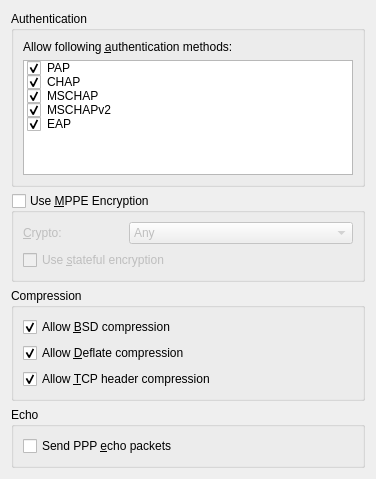
<?xml version="1.0" encoding="UTF-8"?>
<ui version="4.0">
 <class>PptpAdvanced</class>
 <widget class="QWidget" name="PptpAdvanced">
  <property name="geometry">
   <rect>
    <x>0</x>
    <y>0</y>
    <width>376</width>
    <height>479</height>
   </rect>
  </property>
  <layout class="QVBoxLayout" name="verticalLayout_3">
   <item>
    <widget class="QGroupBox" name="grp_authenfication">
     <property name="title">
      <string>Authentication</string>
     </property>
     <layout class="QGridLayout" name="gridLayout_3">
      <item row="0" column="0">
       <layout class="QVBoxLayout" name="verticalLayout_2">
        <item>
         <widget class="QLabel" name="lbl_auth">
          <property name="text">
           <string>Allow following &amp;authentication methods:</string>
          </property>
          <property name="buddy">
           <cstring>listWidget</cstring>
          </property>
         </widget>
        </item>
        <item>
         <widget class="QListWidget" name="listWidget">
          <item>
           <property name="text">
            <string>PAP</string>
           </property>
           <property name="checkState">
            <enum>Checked</enum>
           </property>
          </item>
          <item>
           <property name="text">
            <string>CHAP</string>
           </property>
           <property name="checkState">
            <enum>Checked</enum>
           </property>
          </item>
          <item>
           <property name="text">
            <string>MSCHAP</string>
           </property>
           <property name="checkState">
            <enum>Checked</enum>
           </property>
          </item>
          <item>
           <property name="text">
            <string>MSCHAPv2</string>
           </property>
           <property name="checkState">
            <enum>Checked</enum>
           </property>
          </item>
          <item>
           <property name="text">
            <string>EAP</string>
           </property>
           <property name="checkState">
            <enum>Checked</enum>
           </property>
          </item>
         </widget>
        </item>
       </layout>
      </item>
     </layout>
    </widget>
   </item>
   <item>
    <widget class="QGroupBox" name="gb_MPPE">
     <property name="toolTip">
      <string>Use Microsoft Point-to-Point Encryption</string>
     </property>
     <property name="title">
      <string>Use &amp;MPPE Encryption</string>
     </property>
     <property name="checkable">
      <bool>true</bool>
     </property>
     <property name="checked">
      <bool>false</bool>
     </property>
     <layout class="QVBoxLayout" name="verticalLayout_4">
      <item>
       <layout class="QHBoxLayout" name="horizontalLayout_2">
        <item>
         <layout class="QHBoxLayout" name="horizontalLayout">
          <item>
           <widget class="QLabel" name="lbl_MMPEcrypto">
            <property name="maximumSize">
             <size>
              <width>100</width>
              <height>16777215</height>
             </size>
            </property>
            <property name="text">
             <string>&amp;Crypto:</string>
            </property>
            <property name="buddy">
             <cstring>cb_MPPECrypto</cstring>
            </property>
           </widget>
          </item>
          <item>
           <widget class="KComboBox" name="cb_MPPECrypto">
            <item>
             <property name="text">
              <string comment="like in use Any configuration">Any</string>
             </property>
            </item>
            <item>
             <property name="text">
              <string>128 bit</string>
             </property>
            </item>
            <item>
             <property name="text">
              <string>40 bit</string>
             </property>
            </item>
           </widget>
          </item>
         </layout>
        </item>
       </layout>
      </item>
      <item>
       <layout class="QHBoxLayout" name="horizontalLayout_3">
        <item>
         <widget class="QCheckBox" name="cb_statefulEncryption">
          <property name="text">
           <string>Use &amp;stateful encryption</string>
          </property>
         </widget>
        </item>
       </layout>
      </item>
     </layout>
    </widget>
   </item>
   <item>
    <widget class="QGroupBox" name="grp_cryptoAndCompression">
     <property name="title">
      <string>Compression</string>
     </property>
     <layout class="QGridLayout" name="gridLayout_2">
      <item row="1" column="0">
       <layout class="QVBoxLayout" name="verticalLayout">
        <item>
         <widget class="QCheckBox" name="cb_BSD">
          <property name="text">
           <string>Allow &amp;BSD compression</string>
          </property>
          <property name="checked">
           <bool>true</bool>
          </property>
         </widget>
        </item>
        <item>
         <widget class="QCheckBox" name="cb_deflate">
          <property name="text">
           <string>Allow &amp;Deflate compression</string>
          </property>
          <property name="checked">
           <bool>true</bool>
          </property>
         </widget>
        </item>
        <item>
         <widget class="QCheckBox" name="cb_TCPheaders">
          <property name="text">
           <string>Allow &amp;TCP header compression</string>
          </property>
          <property name="checked">
           <bool>true</bool>
          </property>
         </widget>
        </item>
       </layout>
      </item>
     </layout>
    </widget>
   </item>
   <item>
    <widget class="QGroupBox" name="grp_echo">
     <property name="title">
      <string>Echo</string>
     </property>
     <layout class="QGridLayout" name="gridLayout">
      <item row="0" column="0">
       <widget class="QCheckBox" name="cb_sendEcho">
        <property name="text">
         <string>Send PPP &amp;echo packets </string>
        </property>
       </widget>
      </item>
     </layout>
    </widget>
   </item>
  </layout>
  <zorder>grp_authenfication</zorder>
  <zorder>grp_echo</zorder>
  <zorder>grp_cryptoAndCompression</zorder>
  <zorder>gb_MPPE</zorder>
 </widget>
 <customwidgets>
  <customwidget>
   <class>KComboBox</class>
   <extends>QComboBox</extends>
   <header>kcombobox.h</header>
  </customwidget>
 </customwidgets>
 <resources/>
 <connections/>
</ui>
